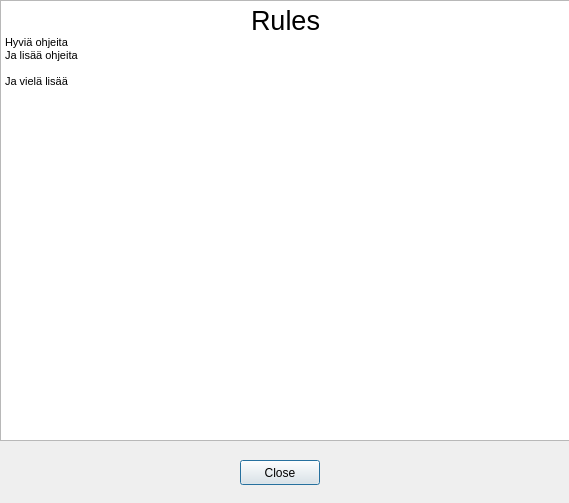
<?xml version="1.0" encoding="UTF-8"?>
<ui version="4.0">
 <class>RulesDialog</class>
 <widget class="QDialog" name="RulesDialog">
  <property name="geometry">
   <rect>
    <x>0</x>
    <y>0</y>
    <width>569</width>
    <height>503</height>
   </rect>
  </property>
  <property name="windowTitle">
   <string>Dialog</string>
  </property>
  <widget class="QTextBrowser" name="textBrowser">
   <property name="geometry">
    <rect>
     <x>0</x>
     <y>0</y>
     <width>571</width>
     <height>441</height>
    </rect>
   </property>
   <property name="html">
    <string>&lt;!DOCTYPE HTML PUBLIC &quot;-//W3C//DTD HTML 4.0//EN&quot; &quot;http://www.w3.org/TR/REC-html40/strict.dtd&quot;&gt;
&lt;html&gt;&lt;head&gt;&lt;meta name=&quot;qrichtext&quot; content=&quot;1&quot; /&gt;&lt;style type=&quot;text/css&quot;&gt;
p, li { white-space: pre-wrap; }
&lt;/style&gt;&lt;/head&gt;&lt;body style=&quot; font-family:'MS Shell Dlg 2'; font-size:7.8pt; font-weight:400; font-style:normal;&quot;&gt;
&lt;p align=&quot;center&quot; style=&quot; margin-top:0px; margin-bottom:0px; margin-left:0px; margin-right:0px; -qt-block-indent:0; text-indent:0px;&quot;&gt;&lt;span style=&quot; font-size:20pt;&quot;&gt;Rules&lt;/span&gt;&lt;/p&gt;
&lt;p style=&quot; margin-top:0px; margin-bottom:0px; margin-left:0px; margin-right:0px; -qt-block-indent:0; text-indent:0px;&quot;&gt;&lt;span style=&quot; font-size:8pt;&quot;&gt;Hyviä ohjeita&lt;/span&gt;&lt;/p&gt;
&lt;p style=&quot; margin-top:0px; margin-bottom:0px; margin-left:0px; margin-right:0px; -qt-block-indent:0; text-indent:0px;&quot;&gt;&lt;span style=&quot; font-size:8pt;&quot;&gt;Ja lisää ohjeita&lt;/span&gt;&lt;/p&gt;
&lt;p style=&quot;-qt-paragraph-type:empty; margin-top:0px; margin-bottom:0px; margin-left:0px; margin-right:0px; -qt-block-indent:0; text-indent:0px; font-size:8pt;&quot;&gt;&lt;br /&gt;&lt;/p&gt;
&lt;p style=&quot; margin-top:0px; margin-bottom:0px; margin-left:0px; margin-right:0px; -qt-block-indent:0; text-indent:0px;&quot;&gt;&lt;span style=&quot; font-size:8pt;&quot;&gt;Ja vielä lisää&lt;/span&gt;&lt;/p&gt;&lt;/body&gt;&lt;/html&gt;</string>
   </property>
  </widget>
  <widget class="QPushButton" name="closePushButton">
   <property name="geometry">
    <rect>
     <x>240</x>
     <y>460</y>
     <width>80</width>
     <height>25</height>
    </rect>
   </property>
   <property name="text">
    <string>Close</string>
   </property>
  </widget>
 </widget>
 <resources/>
 <connections/>
</ui>
